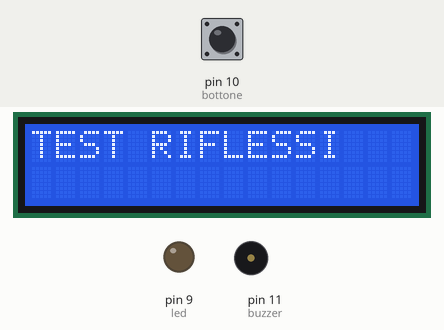
This sketch was run on a simulated Arduino Uno, built with avr-gcc and run on an emulated ATmega328P. Shown: 16×2 character LCD, output pins drawn as LEDs (lit = HIGH), buzzer (waves = sounding). The inputs (shaded band) are chosen by the test bench; at power-on: pin 10 (bottone) LOW. Random numbers use the default seed unless the sketch sets one.

Above: at 1.3 s.
1.4 s: pin 10 (bottone) pulled HIGH for 0.15 s
At 2.0 s:
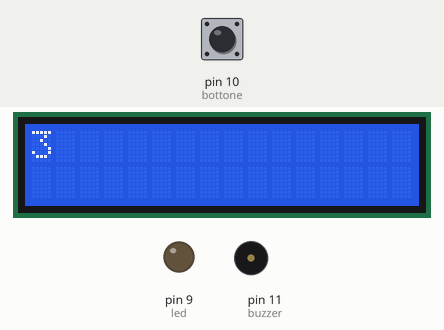
4.5 s: pin 10 (bottone) pulled HIGH for 3.2 s
9.2 s: pin 10 (bottone) pulled HIGH for 3.2 s
At 12.2 s:
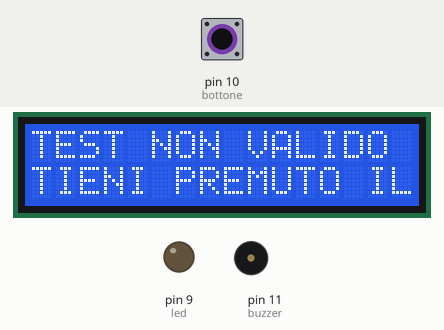
13.0 s: pin 10 (bottone) pulled HIGH for 1 s
At 19.3 s:
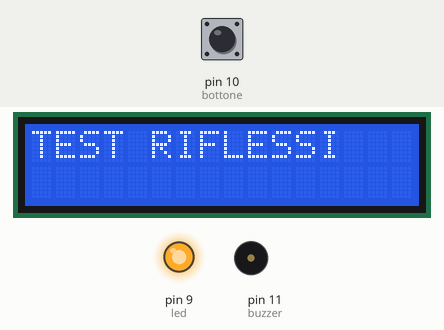
19.7 s: pin 10 (bottone) pulled HIGH for 0.15 s
At 25.2 s:
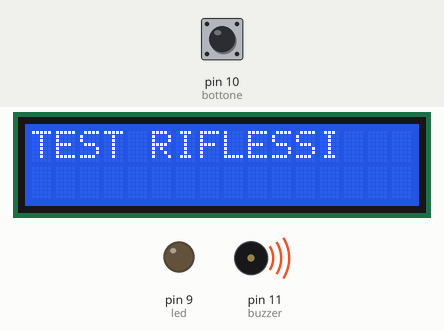
25.8 s: pin 10 (bottone) pulled HIGH for 0.15 s
At 26.6 s:
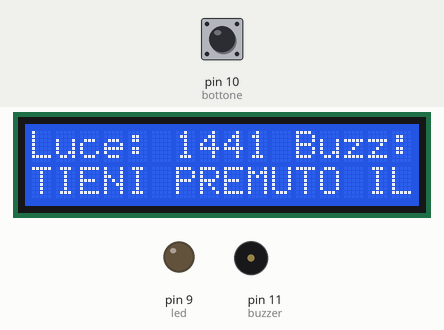
Timing chart, 0 to 28.8 s (numbered marks = the images above; inputs shaded):
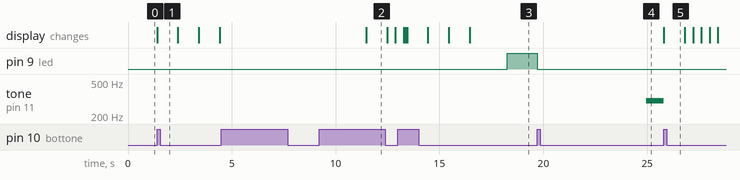

The sketch:

PattaroDaniel_A_Riflessi.ino
```cpp
int led=9;
int bottone = 10;
int buzzer = 11;
int val=LOW;
int numeroRandom=0;
int pas=0;
int controllo=0;
int tempoluc=0;
int tempobuz=0;
#include <LiquidCrystal.h>

void(* Riavvia)(void) = 0;

LiquidCrystal lcd(7, 6, 5, 4, 3, 2);
void setup() {
  // put your setup code here, to run once:
led=9;
bottone = 10;
buzzer = 11;
val=LOW;
numeroRandom=0;
pas=0;
controllo=0;
tempoluc=0;
tempobuz=0;
pinMode (led, OUTPUT);
pinMode (bottone, INPUT);
pinMode (buzzer, OUTPUT);
lcd.begin(16, 2);
lcd.print("TEST RIFLESSI");
delay(100);
}

void loop() {
  // put your main code here, to run repeatedly:


val=digitalRead(bottone);


if (val== HIGH && pas==0)
{lcd.clear();
 lcd.print("3");
 delay(1000);
 lcd.clear();
 lcd.print("2");
 delay(1000);
 lcd.clear();
 lcd.print("1");
 delay(1000);
 lcd.clear();
 lcd.print("TEST RIFLESSI");
 numeroRandom = random(5000);
 delay(numeroRandom);
 digitalWrite(led,HIGH);
  pas=1;
  tempoluc=millis();

}
val = digitalRead(bottone);

  if (val== HIGH && pas==1)
{
 tempoluc=millis()-tempoluc;
 digitalWrite(led,LOW);

numeroRandom = random(2000,6000);

 if (controllo==0)
 {
 delay(numeroRandom);
 tone(buzzer,300);
 controllo=1;
 pas=2;
 tempobuz=millis();
 }

}

val = digitalRead(bottone);


if (val== HIGH && pas==2)
{


 noTone(buzzer);
 pas=3;
 tempobuz=millis()-tempobuz;
  }

val = digitalRead(bottone);


if (val== HIGH && pas==3)
 {
  lcd.clear();
    if (tempoluc!=0 && tempobuz!=0)
   { lcd.print("Luce: "+ String(tempoluc));
    lcd.print(" Buzz: "+ String(tempobuz ));
    if ((tempoluc+tempobuz)/2<250)
   {
    lcd.print(" POSITIVO" );
    }
    else
    {
      lcd.print(" NEGATIVO" );
      }
    }
    else
    {
      lcd.print("TEST NON VALIDO");
      }
    lcd.setCursor(0, 1);
    lcd.print("TIENI PREMUTO IL BOTTONE PER CONTINUARE");
    delay(1000);
    pas=4;
  }


  /*

if (pas==4)
{for (int positionCounter = 0; positionCounter < 31; positionCounter++)
{

    lcd.scrollDisplayRight();

    delay(500);
  if (val== HIGH )
 {
  break;
  }
}
}
else
{
  for (int positionCounter = 0; positionCounter < 3; positionCounter++)
{

    lcd.scrollDisplayRight();

    delay(500);
    if (val== HIGH )
 {
  Riavvia();
  }
}
  for (int positionCounter = 0; positionCounter < 3; positionCounter++)
{

    lcd.scrollDisplayLeft();

    delay(500);
    val = digitalRead(bottone);

if (val== HIGH )
 {
  break;
  }
}
  }
*/


val = digitalRead(bottone);
while (val==LOW && pas==4)
{

lcd.setCursor(0, 0);
  for (int positionCounter = 0; positionCounter < 31; positionCounter++)
{

    lcd.scrollDisplayRight();
        val = digitalRead(bottone);
      if (val== HIGH )
 {
  Riavvia();
  }
    delay(400);

    }
}

}
```

Measured:
- after the input at 1.4 s, the display: changes at once (image 1)
- after the input at 9.2 s, the display: changes after 2.3 s (image 2)
- after the input at 13.0 s, pin 9 (led): LOW → HIGH after 5.3 s
- after the input at 19.7 s, pin 9 (led): HIGH → LOW at once; tone on pin 11 (buzzer): silent → 300 Hz after 5.2 s
- after the input at 25.8 s, tone on pin 11 (buzzer): 300 Hz → silent at once; the display: changes at once (image 5)
